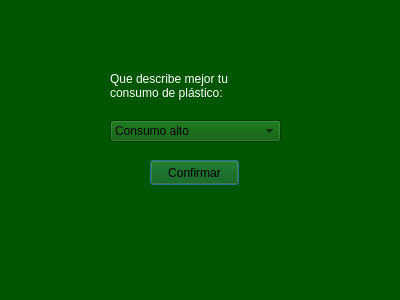
<?xml version="1.0" encoding="UTF-8"?>
<ui version="4.0">
 <class>plastico</class>
 <widget class="QDialog" name="plastico">
  <property name="geometry">
   <rect>
    <x>0</x>
    <y>0</y>
    <width>400</width>
    <height>300</height>
   </rect>
  </property>
  <property name="palette">
   <palette>
    <active>
     <colorrole role="WindowText">
      <brush brushstyle="SolidPattern">
       <color alpha="255">
        <red>255</red>
        <green>255</green>
        <blue>255</blue>
       </color>
      </brush>
     </colorrole>
     <colorrole role="Button">
      <brush brushstyle="SolidPattern">
       <color alpha="255">
        <red>0</red>
        <green>85</green>
        <blue>0</blue>
       </color>
      </brush>
     </colorrole>
     <colorrole role="Light">
      <brush brushstyle="SolidPattern">
       <color alpha="255">
        <red>0</red>
        <green>127</green>
        <blue>0</blue>
       </color>
      </brush>
     </colorrole>
     <colorrole role="Midlight">
      <brush brushstyle="SolidPattern">
       <color alpha="255">
        <red>0</red>
        <green>106</green>
        <blue>0</blue>
       </color>
      </brush>
     </colorrole>
     <colorrole role="Dark">
      <brush brushstyle="SolidPattern">
       <color alpha="255">
        <red>0</red>
        <green>42</green>
        <blue>0</blue>
       </color>
      </brush>
     </colorrole>
     <colorrole role="Mid">
      <brush brushstyle="SolidPattern">
       <color alpha="255">
        <red>0</red>
        <green>57</green>
        <blue>0</blue>
       </color>
      </brush>
     </colorrole>
     <colorrole role="Text">
      <brush brushstyle="SolidPattern">
       <color alpha="255">
        <red>255</red>
        <green>255</green>
        <blue>255</blue>
       </color>
      </brush>
     </colorrole>
     <colorrole role="BrightText">
      <brush brushstyle="SolidPattern">
       <color alpha="255">
        <red>255</red>
        <green>255</green>
        <blue>255</blue>
       </color>
      </brush>
     </colorrole>
     <colorrole role="ButtonText">
      <brush brushstyle="SolidPattern">
       <color alpha="255">
        <red>0</red>
        <green>0</green>
        <blue>0</blue>
       </color>
      </brush>
     </colorrole>
     <colorrole role="Base">
      <brush brushstyle="SolidPattern">
       <color alpha="255">
        <red>0</red>
        <green>0</green>
        <blue>0</blue>
       </color>
      </brush>
     </colorrole>
     <colorrole role="Window">
      <brush brushstyle="SolidPattern">
       <color alpha="255">
        <red>0</red>
        <green>85</green>
        <blue>0</blue>
       </color>
      </brush>
     </colorrole>
     <colorrole role="Shadow">
      <brush brushstyle="SolidPattern">
       <color alpha="255">
        <red>0</red>
        <green>0</green>
        <blue>0</blue>
       </color>
      </brush>
     </colorrole>
     <colorrole role="AlternateBase">
      <brush brushstyle="SolidPattern">
       <color alpha="255">
        <red>0</red>
        <green>42</green>
        <blue>0</blue>
       </color>
      </brush>
     </colorrole>
     <colorrole role="ToolTipBase">
      <brush brushstyle="SolidPattern">
       <color alpha="255">
        <red>255</red>
        <green>255</green>
        <blue>220</blue>
       </color>
      </brush>
     </colorrole>
     <colorrole role="ToolTipText">
      <brush brushstyle="SolidPattern">
       <color alpha="255">
        <red>0</red>
        <green>0</green>
        <blue>0</blue>
       </color>
      </brush>
     </colorrole>
     <colorrole role="PlaceholderText">
      <brush brushstyle="SolidPattern">
       <color alpha="127">
        <red>255</red>
        <green>255</green>
        <blue>255</blue>
       </color>
      </brush>
     </colorrole>
     <colorrole role="Accent">
      <brush brushstyle="SolidPattern">
       <color alpha="255">
        <red>0</red>
        <green>0</green>
        <blue>0</blue>
       </color>
      </brush>
     </colorrole>
    </active>
    <inactive>
     <colorrole role="WindowText">
      <brush brushstyle="SolidPattern">
       <color alpha="255">
        <red>255</red>
        <green>255</green>
        <blue>255</blue>
       </color>
      </brush>
     </colorrole>
     <colorrole role="Button">
      <brush brushstyle="SolidPattern">
       <color alpha="255">
        <red>0</red>
        <green>85</green>
        <blue>0</blue>
       </color>
      </brush>
     </colorrole>
     <colorrole role="Light">
      <brush brushstyle="SolidPattern">
       <color alpha="255">
        <red>0</red>
        <green>127</green>
        <blue>0</blue>
       </color>
      </brush>
     </colorrole>
     <colorrole role="Midlight">
      <brush brushstyle="SolidPattern">
       <color alpha="255">
        <red>0</red>
        <green>106</green>
        <blue>0</blue>
       </color>
      </brush>
     </colorrole>
     <colorrole role="Dark">
      <brush brushstyle="SolidPattern">
       <color alpha="255">
        <red>0</red>
        <green>42</green>
        <blue>0</blue>
       </color>
      </brush>
     </colorrole>
     <colorrole role="Mid">
      <brush brushstyle="SolidPattern">
       <color alpha="255">
        <red>0</red>
        <green>57</green>
        <blue>0</blue>
       </color>
      </brush>
     </colorrole>
     <colorrole role="Text">
      <brush brushstyle="SolidPattern">
       <color alpha="255">
        <red>255</red>
        <green>255</green>
        <blue>255</blue>
       </color>
      </brush>
     </colorrole>
     <colorrole role="BrightText">
      <brush brushstyle="SolidPattern">
       <color alpha="255">
        <red>255</red>
        <green>255</green>
        <blue>255</blue>
       </color>
      </brush>
     </colorrole>
     <colorrole role="ButtonText">
      <brush brushstyle="SolidPattern">
       <color alpha="255">
        <red>0</red>
        <green>0</green>
        <blue>0</blue>
       </color>
      </brush>
     </colorrole>
     <colorrole role="Base">
      <brush brushstyle="SolidPattern">
       <color alpha="255">
        <red>0</red>
        <green>0</green>
        <blue>0</blue>
       </color>
      </brush>
     </colorrole>
     <colorrole role="Window">
      <brush brushstyle="SolidPattern">
       <color alpha="255">
        <red>0</red>
        <green>85</green>
        <blue>0</blue>
       </color>
      </brush>
     </colorrole>
     <colorrole role="Shadow">
      <brush brushstyle="SolidPattern">
       <color alpha="255">
        <red>0</red>
        <green>0</green>
        <blue>0</blue>
       </color>
      </brush>
     </colorrole>
     <colorrole role="AlternateBase">
      <brush brushstyle="SolidPattern">
       <color alpha="255">
        <red>0</red>
        <green>42</green>
        <blue>0</blue>
       </color>
      </brush>
     </colorrole>
     <colorrole role="ToolTipBase">
      <brush brushstyle="SolidPattern">
       <color alpha="255">
        <red>255</red>
        <green>255</green>
        <blue>220</blue>
       </color>
      </brush>
     </colorrole>
     <colorrole role="ToolTipText">
      <brush brushstyle="SolidPattern">
       <color alpha="255">
        <red>0</red>
        <green>0</green>
        <blue>0</blue>
       </color>
      </brush>
     </colorrole>
     <colorrole role="PlaceholderText">
      <brush brushstyle="SolidPattern">
       <color alpha="127">
        <red>255</red>
        <green>255</green>
        <blue>255</blue>
       </color>
      </brush>
     </colorrole>
     <colorrole role="Accent">
      <brush brushstyle="SolidPattern">
       <color alpha="255">
        <red>0</red>
        <green>0</green>
        <blue>0</blue>
       </color>
      </brush>
     </colorrole>
    </inactive>
    <disabled>
     <colorrole role="WindowText">
      <brush brushstyle="SolidPattern">
       <color alpha="255">
        <red>0</red>
        <green>42</green>
        <blue>0</blue>
       </color>
      </brush>
     </colorrole>
     <colorrole role="Button">
      <brush brushstyle="SolidPattern">
       <color alpha="255">
        <red>0</red>
        <green>85</green>
        <blue>0</blue>
       </color>
      </brush>
     </colorrole>
     <colorrole role="Light">
      <brush brushstyle="SolidPattern">
       <color alpha="255">
        <red>0</red>
        <green>127</green>
        <blue>0</blue>
       </color>
      </brush>
     </colorrole>
     <colorrole role="Midlight">
      <brush brushstyle="SolidPattern">
       <color alpha="255">
        <red>0</red>
        <green>106</green>
        <blue>0</blue>
       </color>
      </brush>
     </colorrole>
     <colorrole role="Dark">
      <brush brushstyle="SolidPattern">
       <color alpha="255">
        <red>0</red>
        <green>42</green>
        <blue>0</blue>
       </color>
      </brush>
     </colorrole>
     <colorrole role="Mid">
      <brush brushstyle="SolidPattern">
       <color alpha="255">
        <red>0</red>
        <green>57</green>
        <blue>0</blue>
       </color>
      </brush>
     </colorrole>
     <colorrole role="Text">
      <brush brushstyle="SolidPattern">
       <color alpha="255">
        <red>0</red>
        <green>42</green>
        <blue>0</blue>
       </color>
      </brush>
     </colorrole>
     <colorrole role="BrightText">
      <brush brushstyle="SolidPattern">
       <color alpha="255">
        <red>255</red>
        <green>255</green>
        <blue>255</blue>
       </color>
      </brush>
     </colorrole>
     <colorrole role="ButtonText">
      <brush brushstyle="SolidPattern">
       <color alpha="255">
        <red>0</red>
        <green>42</green>
        <blue>0</blue>
       </color>
      </brush>
     </colorrole>
     <colorrole role="Base">
      <brush brushstyle="SolidPattern">
       <color alpha="255">
        <red>0</red>
        <green>85</green>
        <blue>0</blue>
       </color>
      </brush>
     </colorrole>
     <colorrole role="Window">
      <brush brushstyle="SolidPattern">
       <color alpha="255">
        <red>0</red>
        <green>85</green>
        <blue>0</blue>
       </color>
      </brush>
     </colorrole>
     <colorrole role="Shadow">
      <brush brushstyle="SolidPattern">
       <color alpha="255">
        <red>0</red>
        <green>0</green>
        <blue>0</blue>
       </color>
      </brush>
     </colorrole>
     <colorrole role="AlternateBase">
      <brush brushstyle="SolidPattern">
       <color alpha="255">
        <red>0</red>
        <green>85</green>
        <blue>0</blue>
       </color>
      </brush>
     </colorrole>
     <colorrole role="ToolTipBase">
      <brush brushstyle="SolidPattern">
       <color alpha="255">
        <red>255</red>
        <green>255</green>
        <blue>220</blue>
       </color>
      </brush>
     </colorrole>
     <colorrole role="ToolTipText">
      <brush brushstyle="SolidPattern">
       <color alpha="255">
        <red>0</red>
        <green>0</green>
        <blue>0</blue>
       </color>
      </brush>
     </colorrole>
     <colorrole role="PlaceholderText">
      <brush brushstyle="SolidPattern">
       <color alpha="127">
        <red>0</red>
        <green>42</green>
        <blue>0</blue>
       </color>
      </brush>
     </colorrole>
     <colorrole role="Accent">
      <brush brushstyle="SolidPattern">
       <color alpha="255">
        <red>0</red>
        <green>60</green>
        <blue>0</blue>
       </color>
      </brush>
     </colorrole>
    </disabled>
   </palette>
  </property>
  <property name="windowTitle">
   <string>Calcular co2 por plastico</string>
  </property>
  <widget class="QPushButton" name="pushButton">
   <property name="geometry">
    <rect>
     <x>150</x>
     <y>160</y>
     <width>89</width>
     <height>25</height>
    </rect>
   </property>
   <property name="text">
    <string>Confirmar</string>
   </property>
  </widget>
  <widget class="QLabel" name="label">
   <property name="geometry">
    <rect>
     <x>110</x>
     <y>60</y>
     <width>171</width>
     <height>51</height>
    </rect>
   </property>
   <property name="text">
    <string>Que describe mejor tu
consumo de plástico: </string>
   </property>
  </widget>
  <widget class="QComboBox" name="comboBox">
   <property name="geometry">
    <rect>
     <x>110</x>
     <y>120</y>
     <width>171</width>
     <height>22</height>
    </rect>
   </property>
   <property name="palette">
    <palette>
     <active>
      <colorrole role="Text">
       <brush brushstyle="SolidPattern">
        <color alpha="255">
         <red>0</red>
         <green>0</green>
         <blue>0</blue>
        </color>
       </brush>
      </colorrole>
      <colorrole role="BrightText">
       <brush brushstyle="SolidPattern">
        <color alpha="255">
         <red>0</red>
         <green>0</green>
         <blue>0</blue>
        </color>
       </brush>
      </colorrole>
     </active>
     <inactive>
      <colorrole role="Text">
       <brush brushstyle="SolidPattern">
        <color alpha="255">
         <red>0</red>
         <green>0</green>
         <blue>0</blue>
        </color>
       </brush>
      </colorrole>
      <colorrole role="BrightText">
       <brush brushstyle="SolidPattern">
        <color alpha="255">
         <red>0</red>
         <green>0</green>
         <blue>0</blue>
        </color>
       </brush>
      </colorrole>
     </inactive>
     <disabled>
      <colorrole role="BrightText">
       <brush brushstyle="SolidPattern">
        <color alpha="255">
         <red>0</red>
         <green>0</green>
         <blue>0</blue>
        </color>
       </brush>
      </colorrole>
     </disabled>
    </palette>
   </property>
   <item>
    <property name="text">
     <string>Consumo alto</string>
    </property>
   </item>
   <item>
    <property name="text">
     <string>Consumo medio</string>
    </property>
   </item>
   <item>
    <property name="text">
     <string>Consumo minimo</string>
    </property>
   </item>
   <item>
    <property name="text">
     <string>Consumo nulo</string>
    </property>
   </item>
  </widget>
 </widget>
 <resources/>
 <connections/>
</ui>
